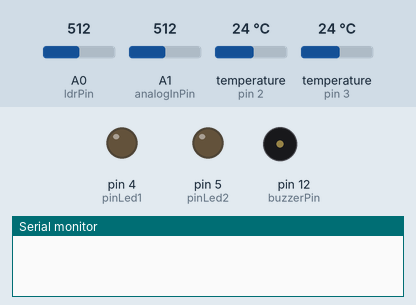
Recording of a sketch running on a simulated Arduino Uno, built with avr-gcc and run on an emulated ATmega328P. Parts: output pins drawn as LEDs (lit = HIGH), buzzer (waves = sounding), the last lines printed to the serial monitor. Inputs (shaded band) come from the test bench; at power-on: temperature (sensors on pin 3, pin 2) 24 °C, A0 (ldrPin) = 512, A1 (analogInPin) = 512. WiFi joins after 1.5 s; servers stay silent unless stated; uploads are accepted with an empty reply; the local clock reads 2024-03-15 10:24:30 at power-on unless the sketch sets it.

Above: at 2.2 s.
2.3 s: temperature (sensor on pin 3) set to 27.6 °C
16.3 s: temperature (sensor on pin 3) set to 28.7 °C
At 28.4 s:
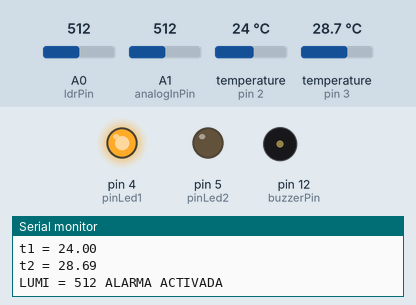
29.0 s: A0 (ldrPin) set to 316
38.4 s: A0 (ldrPin) set to 290
At 49.0 s:
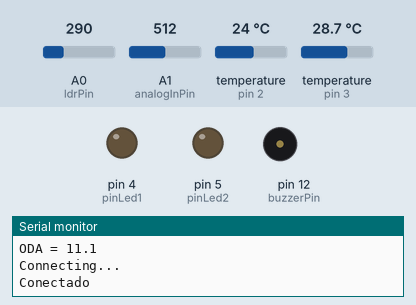
51.0 s: A0 (ldrPin) set to 306
At 61.2 s:
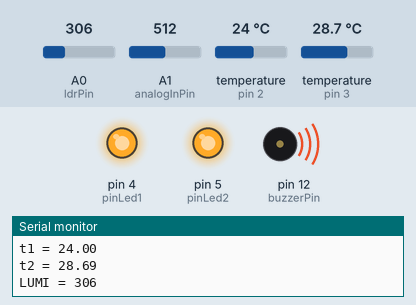
62.9 s: A0 (ldrPin) set to 30
At 71.8 s:
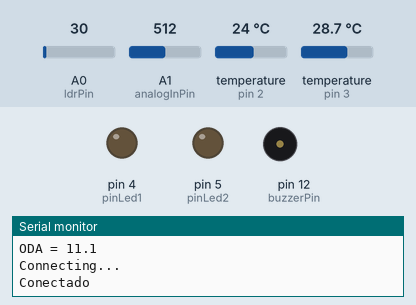
Timing chart, 0 to 73.3 s (numbered marks = the images above; inputs shaded):
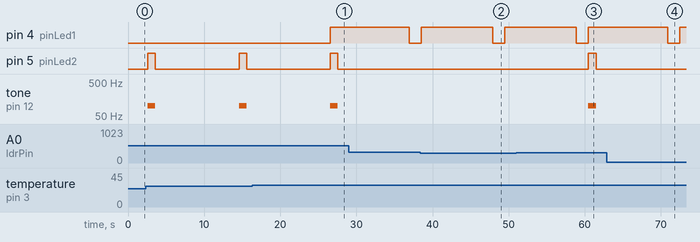

The sketch:

sketch_jul07c.ino
```cpp
#include <Ethernet.h>
#include <SPI.h>
#include <OneWire.h>
#include <DallasTemperature.h>
#include <Wire.h>
#include "RTClib.h"

int pinLed1 = 4;
int pinLed2 = 5;
const int ldrPin = A0;
const int buzzerPin = 12;
RTC_DS3231 rtc;

const int analogInPin = A1;
int sensorValue = 0;
unsigned long int avgValue;
float b;
int buf[10],temp;

byte mac[] = {0xDE, 0xAD, 0xBE, 0xEF, 0xEE, 0xFF}; // Direccion MAC
byte ip[] = { 192,168,1,150 }; // Direccion IP del Arduino
byte server[] = { 192,168,1,141};
EthernetClient client;

OneWire ourWire1(2);                //Se establece el pin 2  como bus OneWire
OneWire ourWire2(3);                //Se establece el pin 3  como bus OneWire

DallasTemperature sensors1(&ourWire1); //Se declara una variable u objeto para nuestro sensor1
DallasTemperature sensors2(&ourWire2); //Se declara una variable u objeto para nuestro sensor2

void setup() {
  Ethernet.begin(mac, ip);
  pinMode(pinLed1, OUTPUT);
  pinMode(pinLed2, OUTPUT);
  pinMode(ldrPin, INPUT);
  pinMode(buzzerPin, OUTPUT);
  delay(1000);
  Serial.begin(9600);
  sensors1.begin();   //Se inicia el sensor 1
  sensors2.begin();   //Se inicia el sensor 2
  if (! rtc.begin()) {
      Serial.println("No hay un módulo RTC");
    while (1);
  }
}

void loop() {
    digitalWrite(pinLed1, LOW);
    sensors1.requestTemperatures();   //Se envía el comando para leer la temperatura
    sensors1.getTempCByIndex(0); //Se obtiene la temperatura en ºC del sensor 1

    sensors2.requestTemperatures();   //Se envía el comando para leer la temperatura
    sensors2.getTempCByIndex(0); //Se obtiene la temperatura en ºC del sensor 2

    Serial.print("t1 = "); Serial.println(sensors1.getTempCByIndex(0));
    Serial.print("t2 = "); Serial.println(sensors2.getTempCByIndex(0));
    if(sensors1.getTempCByIndex(0) && sensors2.getTempCByIndex(0) > 28){
            digitalWrite(pinLed1, HIGH);
    }
    ///////////////////////////////LDR y ALARMA////////////////////////////////////////////
    digitalWrite(pinLed2, LOW);
    int valorLDR= analogRead(ldrPin);
    Serial.print("LUMI = "); Serial.print(valorLDR);
     if(valorLDR > 300){
      tone(buzzerPin, 100);
      digitalWrite(pinLed2, HIGH);
      delay(1000);
      noTone(buzzerPin);
      digitalWrite(pinLed2, LOW);
      Serial.println(" ALARMA ACTIVADA ");
      }else{
        noTone(buzzerPin);
        digitalWrite(pinLed2, LOW);
        Serial.println("   ALARMA DESACTIVADA");
      }
    delay(5000);
///////////////////////////////RELOJ////////////////////////////////////////////
       DateTime now = rtc.now();
       Serial.print(now.day()); Serial.print('/');
       Serial.print(now.month()); Serial.print('/');
       Serial.print(now.year()); Serial.print(" ");
       Serial.print(now.hour()); Serial.print(':');
       Serial.print(now.minute()); Serial.print(':');
       Serial.println(now.second());

////////////////////////// SENSOR PH ///////////////////////////////////////
for(int i=0;i<10;i++) {
    buf[i]=analogRead(analogInPin);
    delay(10);
  }
    for(int i=0;i<9;i++){
      for(int j=i+1;j<10;j++){
        if(buf[i]>buf[j]) {
            temp=buf[i];
            buf[i]=buf[j];
            buf[j]=temp;
        }
      }
    }
            avgValue=0;
             for(int i=2;i<8;i++)
                avgValue+=buf[i];
                float pHVol=(float)avgValue*5.0/1024/6;
                float phValue = -5.70 * pHVol + 11.50;
                Serial.print("PH = ");Serial.println(phValue);

//////////////////////////////////////////////////////////////////////////
////////////////////////// SENSOR ODA ///////////////////////////////////////
      float valorSensor;
        float voltajeSensor;
        float Valor_O2;
        valorSensor = analogRead(A1);
        voltajeSensor =(valorSensor/1024)*5.0;
        Valor_O2 = voltajeSensor*10.94/2.47;
        Serial.print("ODA = "); Serial.println(Valor_O2,1);
        delay(1000); //Se provoca un lapso de 1 segundo antes de la próxima lectura
  ///////////////////////// CONEXION ///////////////////////////////////////////
  Serial.println("Connecting...");
    if (client.connect(server, 80)>0) {  // Conexion con el servidor
        client.print("GET /Sarduino/models/servidor.php?t1="); // Enviamos los datos por GET
        client.print(sensors1.getTempCByIndex(0));
        client.print("&t2=");
        client.print(sensors2.getTempCByIndex(0));
        client.print("&ilumi=");
        client.print(valorLDR);
        client.print("&dia=");
        client.print(now.day());client.print('/');
        client.print("&mes=");
        client.print(now.month());client.print('/');
        client.print("&anio=");
        client.print(now.year());
        client.print("&ph=");
        client.print(phValue);
        client.print("&oda=");
        client.print(Valor_O2,1);

        client.println(" HTTP/1.0");
        client.println("User-Agent: Arduino 1.0");
        client.println();
        Serial.println("Conectado");
    } else {
        Serial.println("Fallo en la conexion");
    }
        if (!client.connected()) {
            Serial.println("Disconnected!");
        }
    client.stop();
    client.flush();
    delay(3000); // Espero un minuto antes de tomar otra muestra
}
```

Measured:
- the behaviour switches between 28 and 28.1 °C on temperature (sensor on pin 3) (found by bisection; images 0 and 1)
- the behaviour switches between 301 and 300 on A0 (ldrPin) (found by bisection; images 1 and 2)
- after the input at 16.3 s, pin 4 (pinLed1): LOW → HIGH after 10.3 s
- after the input at 38.4 s, pin 5 (pinLed2): stays LOW (without the input it goes to HIGH after 0.13 s); tone on pin 12 (buzzerPin): stays silent (without the input it goes to 100 Hz after 0.13 s)
- after the input at 51.0 s, pin 5 (pinLed2): LOW → HIGH after 9.5 s, → LOW 1.0 s later; tone on pin 12 (buzzerPin): silent → 100 Hz after 9.5 s, → silent 1.0 s later
- after the input at 62.9 s, pin 5 (pinLed2): stays LOW (without the input it goes to HIGH after 9.6 s); tone on pin 12 (buzzerPin): stays silent (without the input it goes to 100 Hz after 9.6 s)
- by itself, pin 5 (pinLed2): alternates HIGH for 1.0 s and LOW for 11.0 s
- by itself, tone on pin 12 (buzzerPin): alternates 100 Hz for 1.0 s and silent for 11.0 s
